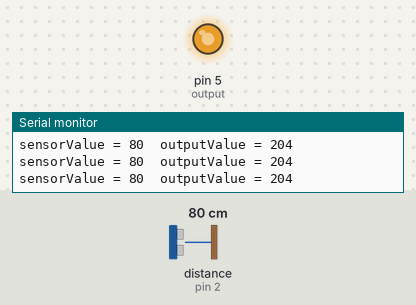
This sketch was run on a simulated Arduino Uno, built with avr-gcc and run on an emulated ATmega328P. Parts: output pins drawn as LEDs (lit = HIGH), the last lines printed to the serial monitor. Wiring (inferred from the names in the program): ultrasonic range finder: trigger pin 4; echo pin 2. Inputs (shaded band) come from the test bench; at power-on: distance to the obstacle (sensor on pin 2) 80 cm. The echo pulse lasts 58.3 µs per cm; pins used as bus, display or sensor lines are not drawn.

Above: at 1.2 s.
1.3 s: distance to the obstacle (sensor on pin 2) set to 120 cm
At 2.5 s:
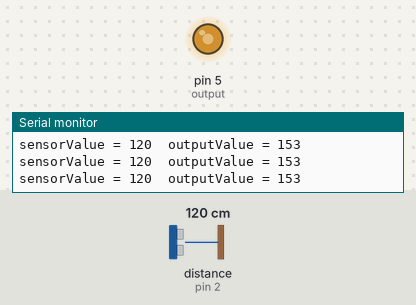
2.8 s: distance to the obstacle (sensor on pin 2) set to 250 cm
At 3.4 s:
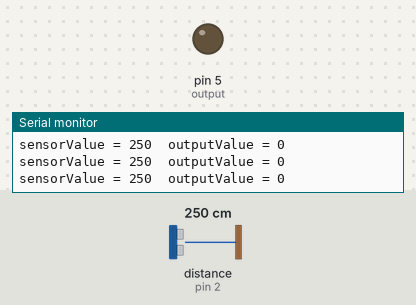
4.3 s: distance to the obstacle (sensor on pin 2) set to 206 cm
5.8 s: distance to the obstacle (sensor on pin 2) set to 197 cm
At 6.9 s:
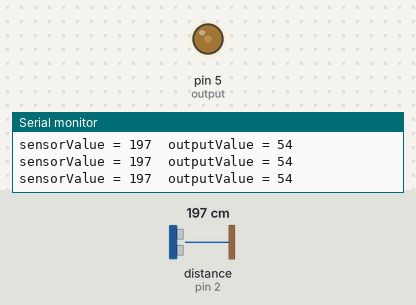
7.3 s: distance to the obstacle (sensor on pin 2) set to 203 cm
At 7.9 s:
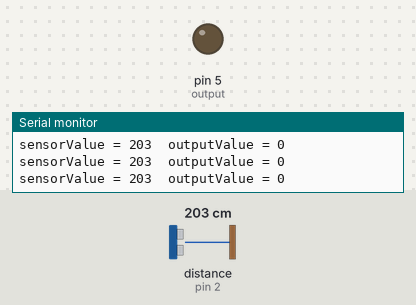
Timing chart, 0 to 9.8 s (numbered marks = the images above; inputs shaded):
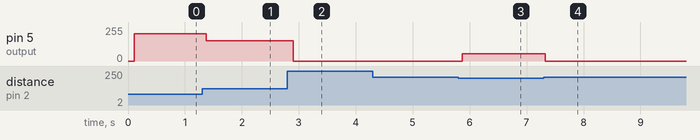

Measured:
- the behaviour switches between 201 and 200 cm on distance to the obstacle (sensor on pin 2) (found by bisection; images 2 and 3)
- after the input at 1.3 s, pin 5 (output): 204/255 → 153/255 after 0.08 s
- after the input at 2.8 s, pin 5 (output): 153/255 → 0/255 after 0.10 s
- after the input at 5.8 s, pin 5 (output): 0/255 → 54/255 after 0.07 s
- after the input at 7.3 s, pin 5 (output): 54/255 → 0/255 at once

The sketch:

dubnium_distance_and_halogen.ino
```cpp
/* this sketch reads a distance sensor with
 *  echo pin on pin 2
 *  trigger pin on pin 4
    maps the values and then outputs to halogen on  pin 5

*/


int sensor = 2; //ultrasonic distance sensor
int trigPin = 4; //TRIG pin, to sens out a pulse to receive back
int sensorValue;
int sensorMin = 40;
int sensorMax = 200;

int output = 5;
int outputValue;


void setup()
{
  Serial.begin(9600);
  pinMode(sensor, INPUT);
  pinMode(trigPin, OUTPUT);
  pinMode(output, OUTPUT);
}

void loop()
{
  delay(100);
  digitalWrite(trigPin, HIGH); //Trigger ultrasonic detection
  delayMicroseconds(10);
  digitalWrite(trigPin, LOW);
  int distance = pulseIn(sensor, HIGH); //Read ultrasonic reflection
  distance = distance / 58; //Calculate distance
  sensorValue = distance;

  Serial.print("sensorValue = ");
  Serial.print(sensorValue);

  outputValue = map(sensorValue, sensorMin, sensorMax, 255, 50);
  if(outputValue<50){outputValue = 0;}
  outputValue = constrain(outputValue, 0, 255);

  Serial.print("  outputValue = ");
  Serial.println(outputValue);

  analogWrite(output, outputValue);


}
```
